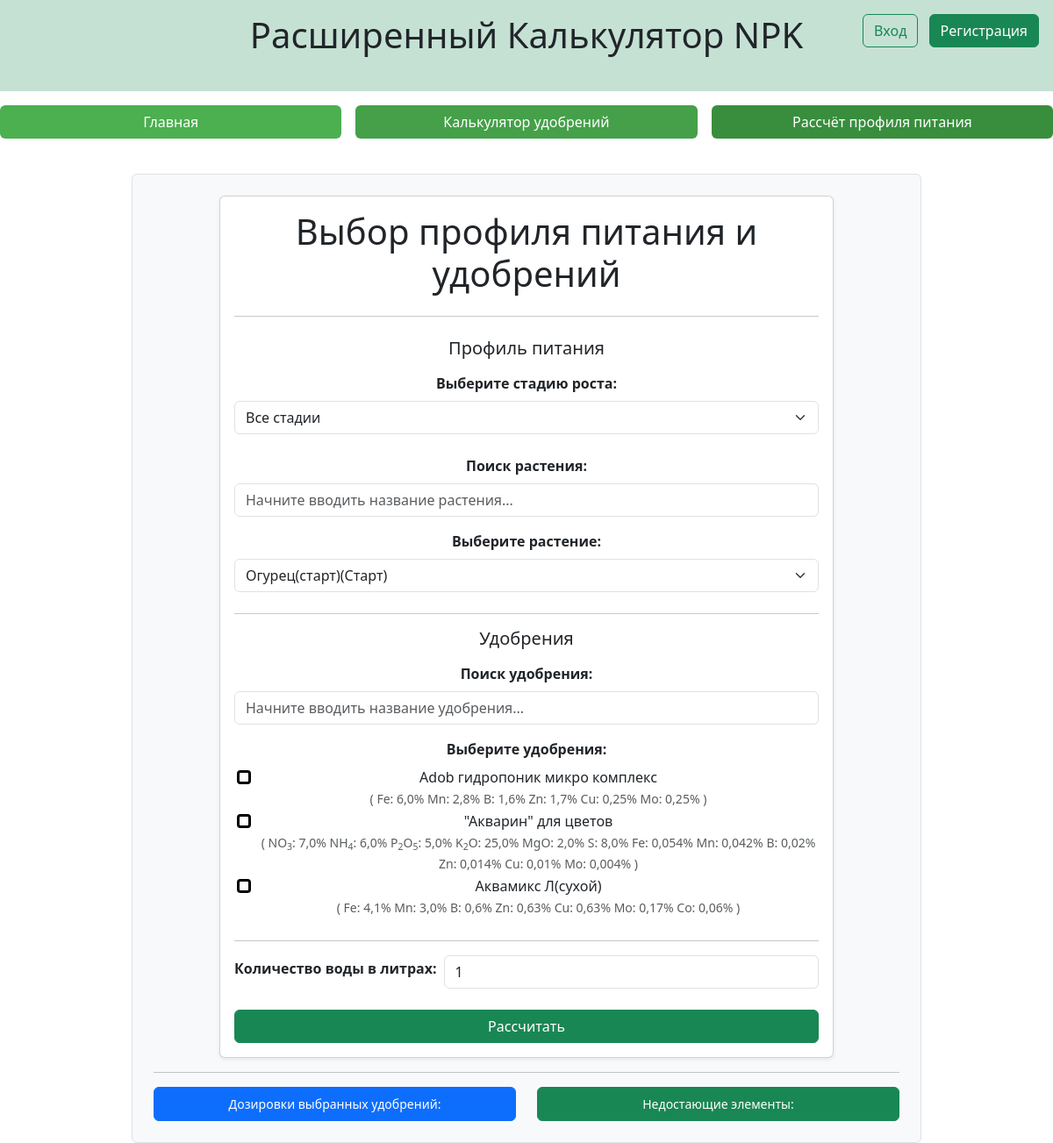
The page /calc on the database as committed earlier.
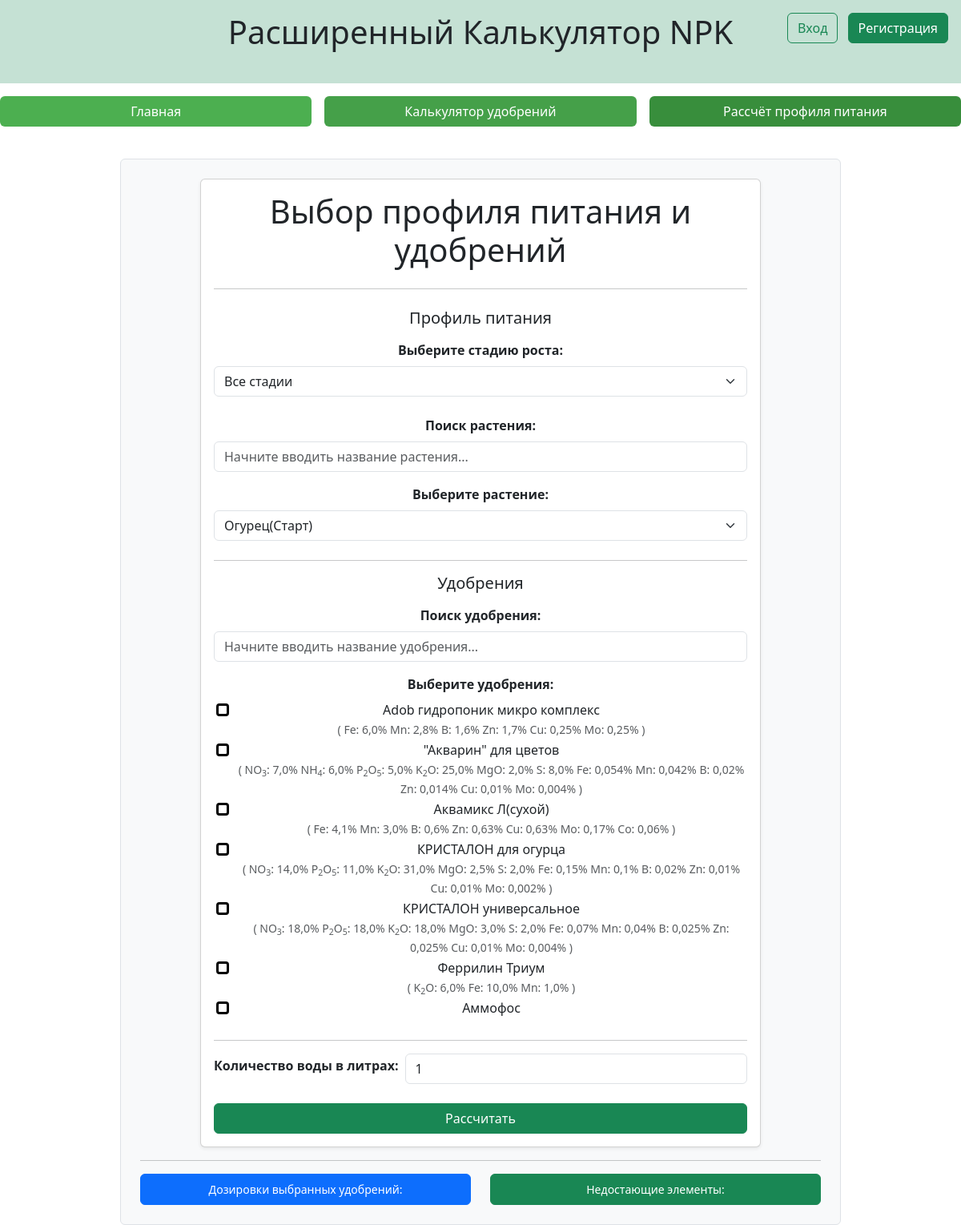
The same page on the database as committed later.
### main/models.py (models this page shows, shortened)
class Fertilizer(models.Model):
    user = models.ForeignKey(get_user_model(), on_delete=models.CASCADE, null=True, blank=True)
    is_public = models.BooleanField(default=False)
    name = models.CharField('Название',max_length=100)
    nh4 = models.FloatField('% NH4', default=0)
    no3 = models.FloatField('% NO3', default=0)
    p2o5 = models.FloatField('% P2O5', default=0)
    k2o = models.FloatField('% K2O', default=0)
    cao = models.FloatField('% CaO', default=0)
    mgo = models.FloatField('% MgO', default=0)
    s = models.FloatField('% S', default=0)
    cl = models.FloatField('% Cl', default=0)
    fe = models.FloatField('% Fe', default=0)
    mn = models.FloatField('% Mn', default=0)
    b = models.FloatField('% B', default=0)
    zn = models.FloatField('% Zn', default=0)
    cu = models.FloatField('% Cu', default=0)
    mo = models.FloatField('% Mo', default=0)
    co = models.FloatField('% Co', default=0)
    si = models.FloatField('% Si', default=0)

### main/views.py (the view, shortened to what this page needs)
# urls.py: path('calc', views.calc, name='calc'),
def calc(request):
    if request.user.is_authenticated:
        fertilizers = Fertilizer.objects.filter(Q(user=request.user) | Q(is_public=True))
        p_profiles = P_profile.objects.filter(Q(user=request.user) | Q(is_public=True))
    else:
        fertilizers = Fertilizer.objects.filter(Q(is_public=True))
        p_profiles = P_profile.objects.filter(Q(is_public=True))
    names = []
    answer = []
    er=""
    profile=[]
    el_names=[]
    selected_fertilizers = []
    selected_profile = p_profiles[0]
    return render(request, 'main/calc.html', {'fertilizers': fertilizers, 'p_profiles': p_profiles, 'answer': dict(zip(names, answer)), 'er': er, 'res': dict(zip(el_names, profile)), 'selected_fertilizers': [x.id for x in selected_fertilizers], 'selected_profile': selected_profile.id})

### main/templates/main/calc.html (shortened to what this page needs)
{% extends "main/index.html" %}
{% block content %}
<div class="container">
    <div class="card shadow-sm mx-auto" style="max-width: 700px;">
        <div class="card-body">
            <h1 class="card-title text-center mb-4">Выбор профиля питания и удобрений</h1>
            <form method="post">
                <div class="mb-4">
                    <hr class="my-4">
                    <h5 class="text-center mb-3">Профиль питания</h5>
                    <div class="mb-4">
                        <label for="growthStageSelect" class="form-label fw-bold">Выберите стадию роста:</label>
                        <select class="form-select" id="growthStageSelect">
                            <option value="">Все стадии</option>
                        </select>
                    </div>
                    <label for="profileSearch" class="form-label fw-bold">Поиск растения:</label>
                    <input type="text" class="form-control mb-3" id="profileSearch" placeholder="Начните вводить название растения...">
                    <div class="mb-4">
                        <label for="ProfileSelect" class="form-label fw-bold">Выберите растение:</label>
                        <select class="form-select" id="ProfileSelect" name="p_profile">
                            {% for profile in p_profiles %}
                            <option value="{{ profile.id }}" {% if selected_profile == profile.id %}selected{% endif %}
                                data-growth-stage="{{ profile.growth_stage }}"
                                title="{% if profile.no3 %}NO₃: {{ profile.no3 }} мг/л; {% endif %}{% if profile.nh4 %}NH₄: {{ profile.nh4 }} мг/л; {% endif %}{% if profile.p %}P: {{ profile.p }} мг/л; {% endif %}{% if profile.k %}K: {{ profile.k }} мг/л; {% endif %}{% if profile.ca %}Ca: {{ profile.ca }} мг/л; {% endif %}{% if profile.mg %}Mg: {{ profile.mg }} мг/л; {% endif %}{% if profile.s %}S: {{ profile.s }} мг/л; {% endif %}{% if profile.cl %}Cl: {{ profile.cl }} мг/л; {% endif %}{% if profile.fe %}Fe: {{ profile.fe }} мкг/л; {% endif %}{% if profile.mn %}Mn: {{ profile.mn }} мкг/л; {% endif %}{% if profile.b %}B: {{ profile.b }} мкг/л; {% endif %}{% if profile.zn %}Zn: {{ profile.zn }} мкг/л; {% endif %}{% if profile.cu %}Cu: {{ profile.cu }} мкг/л; {% endif %}{% if profile.mo %}Mo: {{ profile.mo }} мкг/л; {% endif %}{% if profile.co %}Co: {{ profile.co }} мкг/л; {% endif %}{% if profile.si %}Si: {{ profile.si }} мкг/л{% endif %}">
                            {{ profile.name }}({{ profile.get_growth_stage_display }})
                        </option>
                            {% endfor %}
                        </select>
                    </div>
                    <hr>
                    <h5 class="text-center mb-3">Удобрения</h5>
                    <label for="fertilizerSearch" class="form-label fw-bold">Поиск удобрения:</label>
                    <input type="text" class="form-control mb-3" id="fertilizerSearch" placeholder="Начните вводить название удобрения...">
                    <label class="form-label fw-bold">Выберите удобрения:</label>
                    <div style="max-height: 400px; overflow-y: auto; padding-left: 3px;">
                        {% for fertilizer in fertilizers %}
                        <div class="form-check">
                            <input class="form-check-input" style="border: solid;" type="checkbox" name="fertilizers" value="{{ fertilizer.id }}" id="fert{{ fertilizer.id }}" {% if fertilizer.id in selected_fertilizers %}checked{% endif %}>
                            <label class="form-check-label" for="fert{{ fertilizer.id }}">
                                {{ fertilizer.name }}<br>
                                <small class="text-muted">(
                                    {% if fertilizer.no3 %} NO<sub>3</sub>: {{ fertilizer.no3 }}%{% endif %}
                                    {% if fertilizer.nh4 %} NH<sub>4</sub>: {{ fertilizer.nh4 }}%{% endif %}
                                    {% if fertilizer.p2o5 %} P<sub>2</sub>O<sub>5</sub>: {{ fertilizer.p2o5 }}%{% endif %}
                                    {% if fertilizer.k2o %} K<sub>2</sub>O: {{ fertilizer.k2o }}%{% endif %}
                                    {% if fertilizer.mgo %} MgO: {{ fertilizer.mgo }}%{% endif %}
                                    {% if fertilizer.s %} S: {{ fertilizer.s }}%{% endif %}
                                    {% if fertilizer.fe %} Fe: {{ fertilizer.fe }}%{% endif %}
                                    {% if fertilizer.mn %} Mn: {{ fertilizer.mn }}%{% endif %}
                                    {% if fertilizer.b %} B: {{ fertilizer.b }}%{% endif %}
                                    {% if fertilizer.zn %} Zn: {{ fertilizer.zn }}%{% endif %}
                                    {% if fertilizer.cu %} Cu: {{ fertilizer.cu }}%{% endif %}
                                    {% if fertilizer.mo %} Mo: {{ fertilizer.mo }}%{% endif %}
                                    {% if fertilizer.co %} Co: {{ fertilizer.co }}%{% endif %}
                                )</small>
                            </label>
                        </div>
                        {% endfor %}
                    </div>
                </div>
                <hr>
                <div class="mb-4 d-flex align-items-center">
                    <label for="waterL" class="form-label fw-bold me-2" style="white-space: nowrap;">Количество воды в литрах:</label>
                    <input type="number" min = "0" step="0.1" class="form-control" id="waterL" name="water_l" value="1", required>
                </div>
                <button type="submit" class="btn btn-success w-100">Рассчитать</button>
            </form>
        </div>
    </div>
</div>
<hr>
<div class="row">
    <div class="col-md-6">
        <ul class="list-group small">
            <li class="list-group-item active">Дозировки выбранных удобрений:</li>
        </ul>
    </div>
    <div class="col-md-6">
        <ul class="list-group small">
            <li class="list-group-item active bg-success border-success">Недостающие элементы:</li>
        </ul>
    </div>
</div>
{% endblock %}

### main/templates/main/index.html (shortened to what this page needs)
<!DOCTYPE html>
<html lang="ru">
<head>
    <link rel="stylesheet" href="https://cdn.jsdelivr.net/npm/bootstrap@5.3.3/dist/css/bootstrap.min.css">
</head>
<body class="d-flex flex-column vh-100 text-center">
    <header class="w-100 bg-success bg-opacity-25 py-3">
        <h1 class="mb-4">Расширенный Калькулятор NPK</h1>
        <div class="position-absolute top-0 end-0 p-3">
            {% if request.user.is_authenticated %}
                {{ request.user.username }}<br>
                <a href="{% url 'logout' %}" class="btn btn-danger mt-2" style="color: white;">Выйти</a>
                <a href="{% url 'profile' %}" class="btn btn-success mt-2">Просмотреть профиль</a>
            {% else %}
                <a href="{% url 'login' %}" class="btn btn-outline-success me-2">Вход</a>
                <a href="{% url 'reg' %}" class="btn btn-success">Регистрация</a>
            {% endif %}
        </div>
    </header>
    <div class="d-flex justify-content-center gap-3 py-3 w-100">
        <a href="{% url "home" %}" class="btn w-50" style="background-color: #4CAF50; color: white;">Главная</a>
        <a href="{% url "calc" %}" class="btn w-50" style="background-color: #45A049; color: white;">Калькулятор удобрений</a>
        <a href="{% url "calc_p_profile" %}" class="btn w-50" style="background-color: #388E3C; color: white;">Рассчёт профиля питания</a>
    </div>
    <main class="w-75 p-4 border rounded bg-light align-self-center mt-4 mx-auto">
        {% block content %}{% endblock %}
    </main>
</body>
</html>

Rows that differ between the two databases and show on the page:
added Fertilizer: name "КРИСТАЛОН для огурца", no3 "14,0", p2o5 "11,0", k2o "31,0", mgo "2,5", s "2,0", fe "0,15", mn "0,1", b "0,02", zn "0,01", cu "0,01", mo "0,002"
added Fertilizer: name "КРИСТАЛОН универсальное", no3 "18,0", p2o5 "18,0", k2o "18,0", mgo "3,0", s "2,0", fe "0,07", mn "0,04", b "0,025", zn "0,025", cu "0,01", mo "0,004"
added Fertilizer: name "Феррилин Триум", k2o "6,0", fe "10,0", mn "1,0"
added Fertilizer: name "Аммофос"
Other text that changed with them:
form field p_profile: "Огурец(старт)(Старт)" → "Огурец(Старт)"
